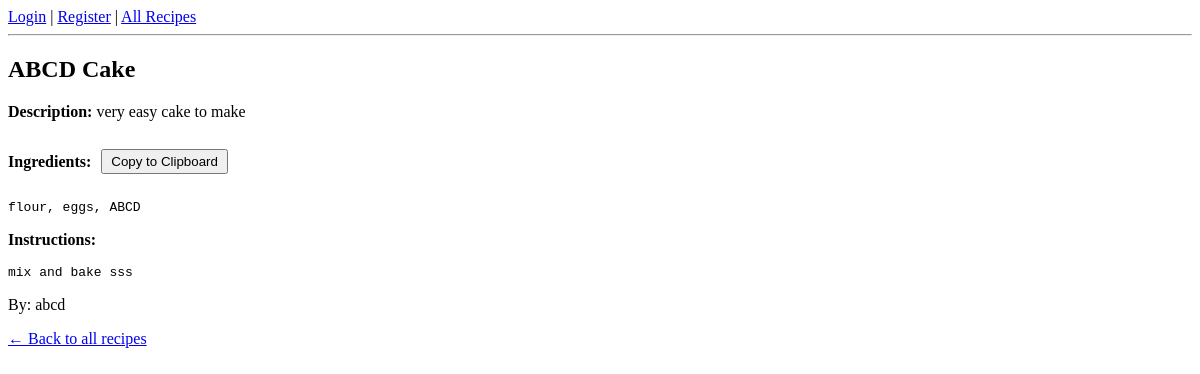
The page /recipes/5 on the database as committed earlier.
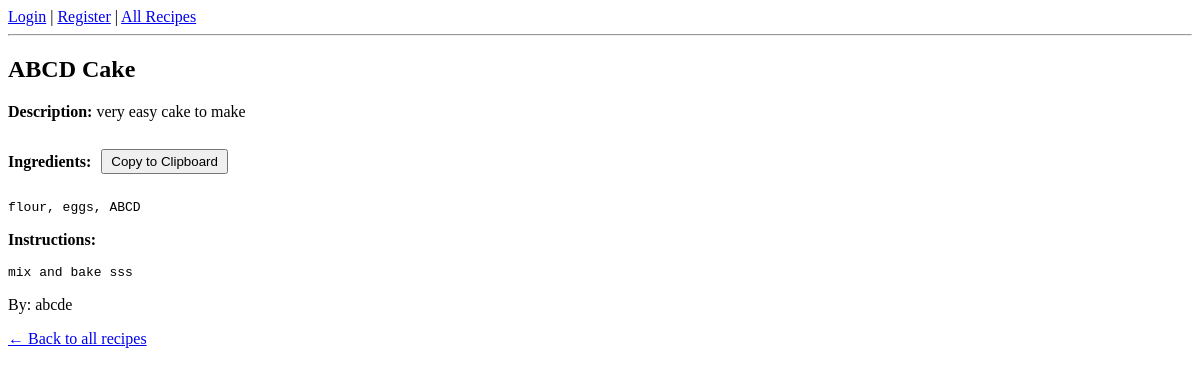
The same page on the database as committed later.
### app/models.py (models this page shows)
class User(UserMixin, db.Model):
    id = db.Column(db.Integer, primary_key=True)
    username = db.Column(db.String(100), unique=True, nullable=False)
    email = db.Column(db.String(120), unique=True, nullable=False)
    password = db.Column(db.String(200), nullable=False)
    recipes = db.relationship('Recipe', backref='author', lazy=True)

### app/routes.py (the view)
@app.route('/recipes/<int:recipe_id>')
def view_recipe(recipe_id):
    user = get_current_user(); recipe = Recipe.query.get_or_404(recipe_id)
    return render_template('view_recipe.html',recipe=recipe,user=user)

### app/routes.py (called while the page is built)
def get_current_user():
    uid = session.get("user_id")
    return User.query.get(uid) if uid else None

### app/templates/view_recipe.html (shortened to what this page needs)
{% extends "base.html" %}
{% block content %}
  <h2>{{ recipe.title }}</h2>
  <p><strong>Description:</strong> {{ recipe.description }}</p>
  <div style="display: flex; align-items: center;">
    <p><strong>Ingredients:</strong></p>
    <button id="copyIngredientsBtn" style="margin-left: 10px; padding: 3px 8px; cursor: pointer;">
      Copy to Clipboard
    </button>
  </div>
  <pre id="ingredientsText">{{ recipe.ingredients }}</pre>
  <p><strong>Instructions:</strong></p>
  <pre>{{ recipe.instructions }}</pre>
  <p>By: {{ recipe.author.username }}</p>
  <a href="{{ url_for('recipes') }}">← Back to all recipes</a>
{% endblock %}

Rows that differ between the two databases and show on the page:
changed User: author.username "abcd" → "abcde"
